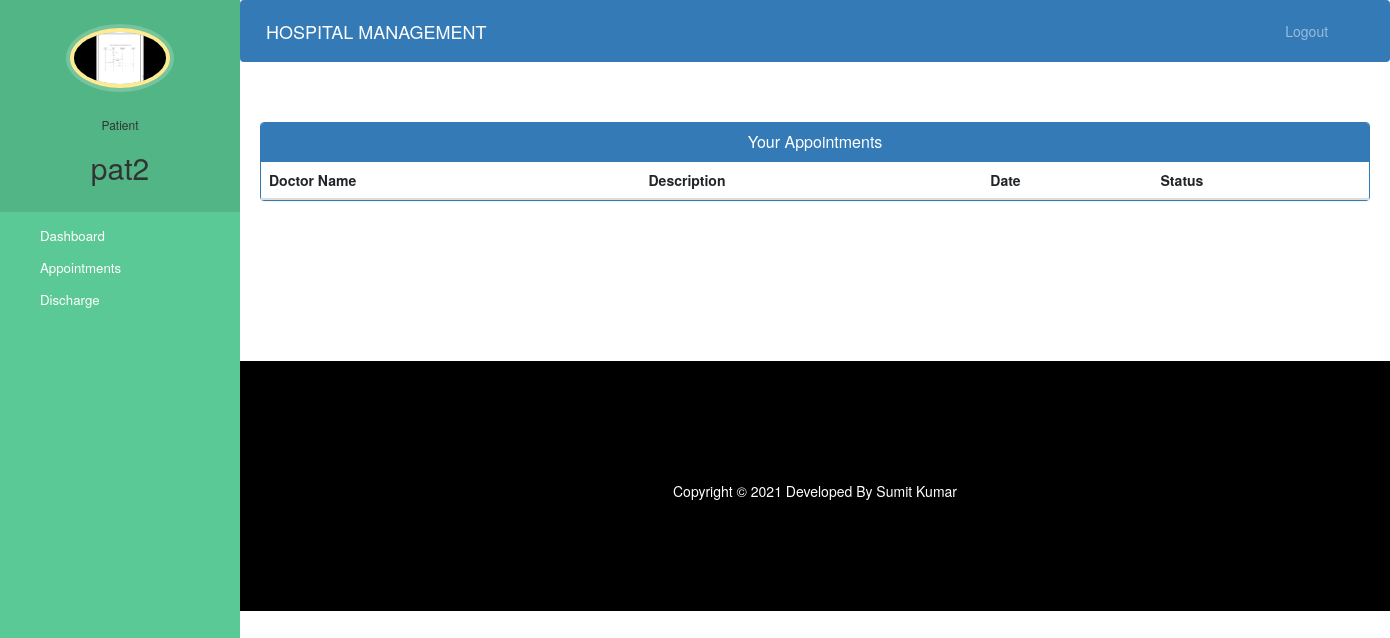
Page /patient-view-appointment (signed in) on the earlier database version.
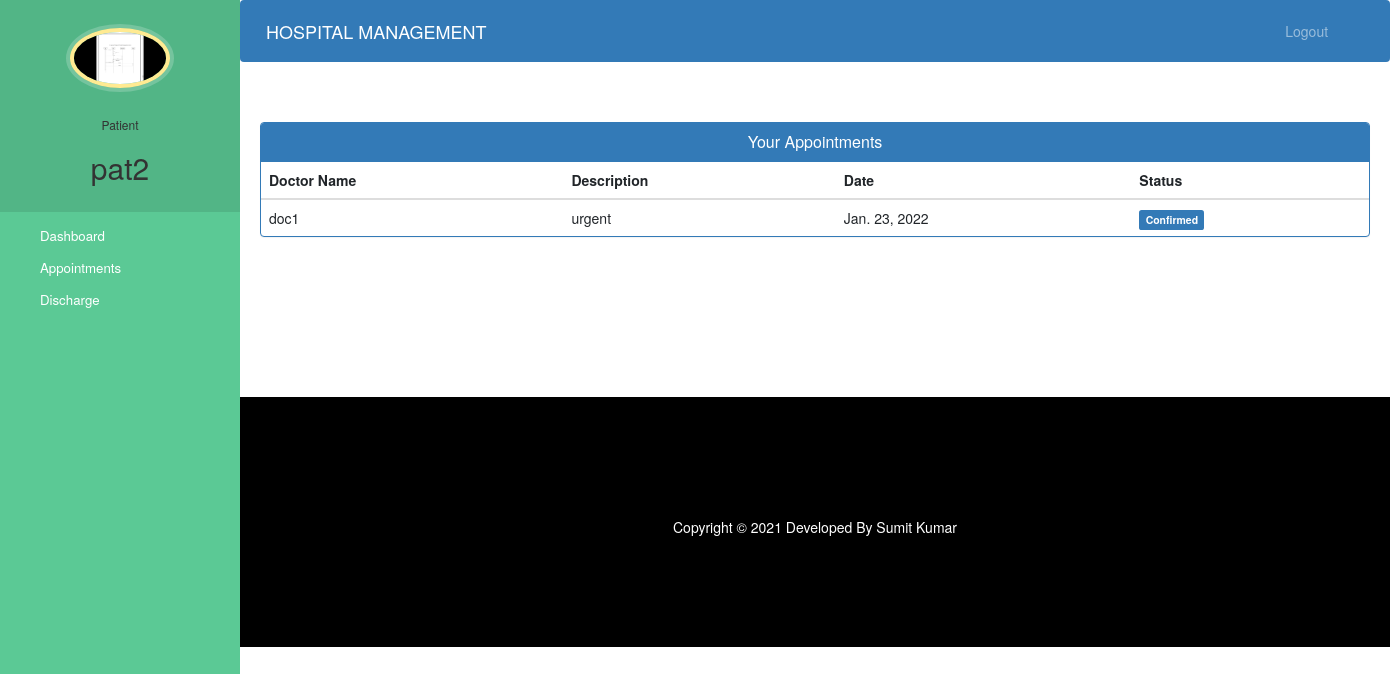
Same page on the later database version.
### hospital/models.py (models this page shows)
class Appointment(models.Model):
    patientId=models.PositiveIntegerField(null=True)
    doctorId=models.PositiveIntegerField(null=True)
    patientName=models.CharField(max_length=40,null=True)
    doctorName=models.CharField(max_length=40,null=True)
    appointmentDate=models.DateField(auto_now=True)
    description=models.TextField(max_length=500)
    status=models.BooleanField(default=False)

### hospital/views.py (the view)
# urls.py: path('patient-view-appointment', views.patient_view_appointment_view,name='patient-view-appointment'),
@login_required(login_url='patientlogin')
@user_passes_test(is_patient)
def patient_view_appointment_view(request):
    patient=models.Patient.objects.get(user_id=request.user.id) #for profile picture of patient in sidebar
    appointments=models.Appointment.objects.all().filter(patientId=request.user.id)
    return render(request,'hospital/patient_view_appointment.html',{'appointments':appointments,'patient':patient})

### hospital/views.py (called while the page is built)
def is_patient(user):
    return user.groups.filter(name='PATIENT').exists()

### templates/hospital/patient_view_appointment.html (shortened to what this page needs)
{% extends 'hospital/patient_base.html' %}
{% block content %}
<head>
  <link href="//netdna.bootstrapcdn.com/bootstrap/3.0.0/css/bootstrap.min.css" rel="stylesheet" id="bootstrap-css">
</head>
<div class="container">
  <div class="panel panel-primary">
    <div class="panel-heading">
      <h6 class="panel-title">Your Appointments</h6>
    </div>
    <table class="table table-hover" id="dev-table">
      <thead>
        <tr>
          <th>Doctor Name</th>
          <th>Description</th>
          <th>Date</th>
          <th>Status</th>
        </tr>
      </thead>
      {% for a in appointments %}
      <tr>
        <td> {{a.doctorName}}</td>
        <td>{{a.description}}</td>
        <td>{{a.appointmentDate}}</td>
        {%if a.status%}
        <td> <span class="label label-primary">Confirmed</span></td>
        {% else %}
        <td> <span class="label label-success">Pending</span></td>
        {% endif %}
      </tr>
      {% endfor %}
    </table>
  </div>
</div>
{% endblock content %}

Differences in the rows shown:
added Appointment: doctorName "doc1", description "urgent", appointmentDate "Jan. 23, 2022", status "Confirmed"
